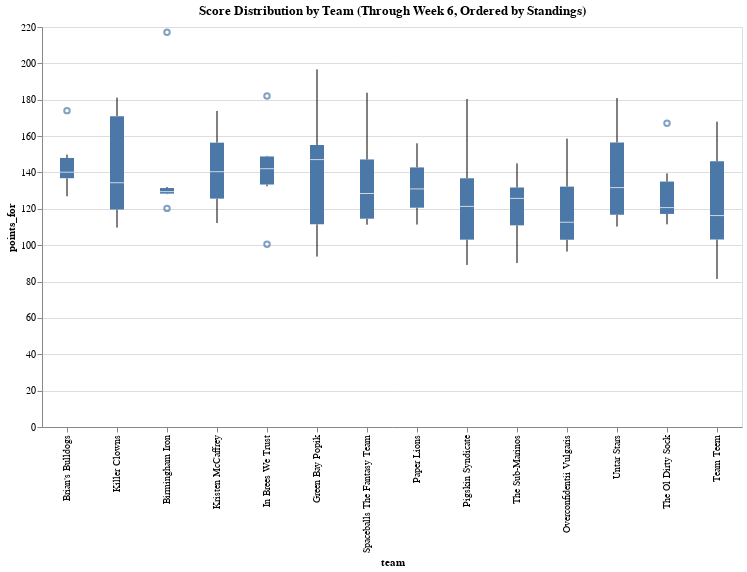

The code cell stored with this chart in its notebook:
### Code cell
(alt.Chart(wide_form)
    .mark_boxplot()
    .encode(
        alt.X('team:N', sort=standings), 
        alt.Y('points_for:Q')
    )
    .properties(width=700, height=400, title='Score Distribution by Team (Through Week 6, Ordered by Standings)'))

### Figure 1 — Vega-Lite specification as saved in the notebook (floating-point values rounded to 4 significant figures)
{"config": {"view": {"continuousWidth": 400, "continuousHeight": 300}}, "data": {"name": "data-82ee089deca5b3aa290eb2e1e7836066"}, "mark": "boxplot", "encoding": {"x": {"type": "nominal", "field": "team", "sort": ["Brian's Bulldogs", "Killer Clowns", "Birmingham Iron", "Kristen McCaffrey", "In Brees We Trust", "Green Bay Popik", "Spaceballs The Fantasy Team", "Paper Lions", "Pigskin Syndicate", "The Sub-Marinos", "Overconfidentii Vulgaris", "Untar Stars", "The Ol Dirty Sock", "Team Teem"]}, "y": {"type": "quantitative", "field": "points_for"}}, "height": 400, "title": "Score Distribution by Team (Through Week 6, Ordered by Standings)", "width": 700, "$schema": "https://vega.github.io/schema/vega-lite/v4.8.1.json", "datasets": {"data-82ee089deca5b3aa290eb2e1e7836066": [{"Week": 1, "team": "Paper Lions", "points_for": 144.0}, {"Week": 2, "team": "Paper Lions", "points_for": 122.8}, {"Week": 3, "team": "Paper Lions", "points_for": 139.1}, {"Week": 4, "team": "Paper Lions", "points_for": 156.0}, {"Week": 5, "team": "Paper Lions", "points_for": 111.3}, {"Week": 6, "team": "Paper Lions", "points_for": 119.9}, {"Week": 1, "team": "In Brees We Trust", "points_for": 182.0}, {"Week": 2, "team": "In Brees We Trust", "points_for": 100.5}, {"Week": 3, "team": "In Brees We Trust", "points_for": 147.8}, {"Week": 4, "team": "In Brees We Trust", "points_for": 149.1}, {"Week": 5, "team": "In Brees We Trust", "points_for": 136.3}, {"Week": 6, "team": "In Brees We Trust", "points_for": 132.4}, {"Week": 1, "team": "Overconfidentii Vulgaris", "points_for": 158.6}, {"Week": 2, "team": "Overconfidentii Vulgaris", "points_for": 96.49}, {"Week": 3, "team": "Overconfidentii Vulgaris", "points_for": 102.1}, {"Week": 4, "team": "Overconfidentii Vulgaris", "points_for": 105.7}, {"Week": 5, "team": "Overconfidentii Vulgaris", "points_for": 136.4}, {"Week": 6, "team": "Overconfidentii Vulgaris", "points_for": 119.6}, {"Week": 1, "team": "Untar Stars", "points_for": 120.0}, {"Week": 2, "team": "Untar Stars", "points_for": 143.4}, {"Week": 3, "team": "Untar Stars", "points_for": 115.6}, {"Week": 4, "team": "Untar Stars", "points_for": 180.9}, {"Week": 5, "team": "Untar Stars", "points_for": 110.2}, {"Week": 6, "team": "Untar Stars", "points_for": 160.8}, {"Week": 1, "team": "Birmingham Iron", "points_for": 120.2}, {"Week": 2, "team": "Birmingham Iron", "points_for": 129.8}, {"Week": 3, "team": "Birmingham Iron", "points_for": 132.0}, {"Week": 4, "team": "Birmingham Iron", "points_for": 217.1}, {"Week": 5, "team": "Birmingham Iron", "points_for": 129.2}, {"Week": 6, "team": "Birmingham Iron", "points_for": 128.1}, {"Week": 1, "team": "Killer Clowns", "points_for": 118.1}, {"Week": 2, "team": "Killer Clowns", "points_for": 144.8}, {"Week": 3, "team": "Killer Clowns", "points_for": 179.7}, {"Week": 4, "team": "Killer Clowns", "points_for": 123.9}, {"Week": 5, "team": "Killer Clowns", "points_for": 109.7}, {"Week": 6, "team": "Killer Clowns", "points_for": 181.2}, {"Week": 1, "team": "Kristen McCaffrey", "points_for": 173.9}, {"Week": 2, "team": "Kristen McCaffrey", "points_for": 127.5}, {"Week": 3, "team": "Kristen McCaffrey", "points_for": 153.3}, {"Week": 4, "team": "Kristen McCaffrey", "points_for": 112.2}, {"Week": 5, "team": "Kristen McCaffrey", "points_for": 157.4}, {"Week": 6, "team": "Kristen McCaffrey", "points_for": 125.0}, {"Week": 1, "team": "Team Teem", "points_for": 81.45}, {"Week": 2, "team": "Team Teem", "points_for": 167.9}, {"Week": 3, "team": "Team Teem", "points_for": 152.4}, {"Week": 4, "team": "Team Teem", "points_for": 127.4}, {"Week": 5, "team": "Team Teem", "points_for": 102.5}, {"Week": 6, "team": "Team Teem", "points_for": 105.2}, {"Week": 1, "team": "Spaceballs The Fantasy Team", "points_for": 141.8}, {"Week": 2, "team": "Spaceballs The Fantasy Team", "points_for": 183.8}, {"Week": 3, "team": "Spaceballs The Fantasy Team", "points_for": 111.2}, {"Week": 4, "team": "Spaceballs The Fantasy Team", "points_for": 114.4}, {"Week": 5, "team": "Spaceballs The Fantasy Team", "points_for": 115.0}, {"Week": 6, "team": "Spaceballs The Fantasy Team", "points_for": 148.9}, {"Week": 1, "team": "Green Bay Popik", "points_for": 154.0}, {"Week": 2, "team": "Green Bay Popik", "points_for": 140.1}, {"Week": 3, "team": "Green Bay Popik", "points_for": 155.4}, {"Week": 4, "team": "Green Bay Popik", "points_for": 93.74}, {"Week": 5, "team": "Green Bay Popik", "points_for": 196.7}, {"Week": 6, "team": "Green Bay Popik", "points_for": 102.0}, {"Week": 1, "team": "The Sub-Marinos", "points_for": 120.1}, {"Week": 2, "team": "The Sub-Marinos", "points_for": 131.8}, {"Week": 3, "team": "The Sub-Marinos", "points_for": 131.4}, {"Week": 4, "team": "The Sub-Marinos", "points_for": 90.18}, {"Week": 5, "team": "The Sub-Marinos", "points_for": 145.0}, {"Week": 6, "team": "The Sub-Marinos", "points_for": 107.8}, {"Week": 1, "team": "Pigskin Syndicate", "points_for": 113.9}, {"Week": 2, "team": "Pigskin Syndicate", "points_for": 180.4}, {"Week": 3, "team": "Pigskin Syndicate", "points_for": 99.42}, {"Week": 4, "team": "Pigskin Syndicate", "points_for": 128.8}, {"Week": 5, "team": "Pigskin Syndicate", "points_for": 89.14}, {"Week": 6, "team": "Pigskin Syndicate", "points_for": 139.5}, {"Week": 1, "team": "Brian's Bulldogs", "points_for": 142.6}, {"Week": 2, "team": "Brian's Bulldogs", "points_for": 136.5}, {"Week": 3, "team": "Brian's Bulldogs", "points_for": 149.8}, {"Week": 4, "team": "Brian's Bulldogs", "points_for": 174.0}, {"Week": 5, "team": "Brian's Bulldogs", "points_for": 126.9}, {"Week": 6, "team": "Brian's Bulldogs", "points_for": 137.7}, {"Week": 1, "team": "The Ol Dirty Sock", "points_for": 111.5}, {"Week": 2, "team": "The Ol Dirty Sock", "points_for": 121.5}, {"Week": 3, "team": "The Ol Dirty Sock", "points_for": 116.3}, {"Week": 4, "team": "The Ol Dirty Sock", "points_for": 139.5}, {"Week": 5, "team": "The Ol Dirty Sock", "points_for": 167.1}, {"Week": 6, "team": "The Ol Dirty Sock", "points_for": 119.9}]}}
